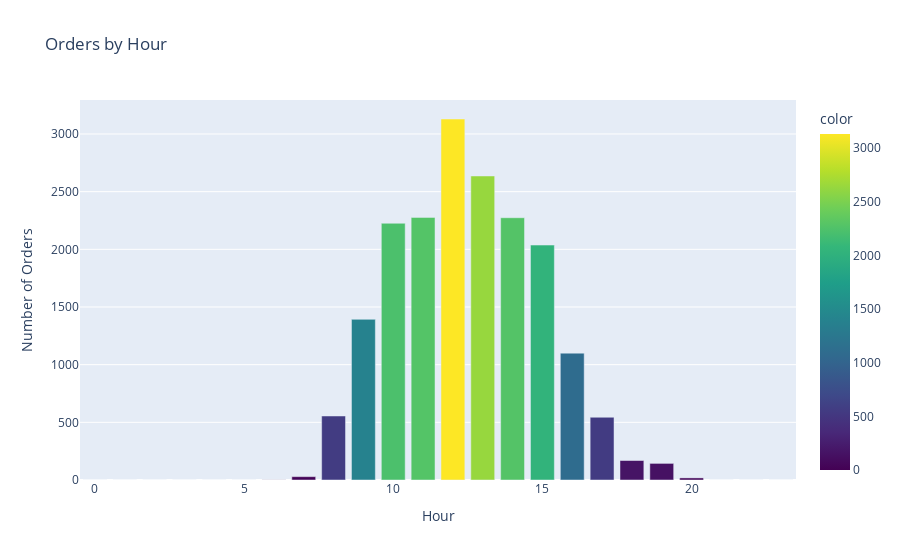

Notebook code cell kept with this figure:
### Markdown cell above
### 5.1.2 Hourly Analysis

### Code cell
hour_count = data_clean.groupby('Hour')['InvoiceNo'].nunique()
hour_count = hour_count.reindex(range(24), fill_value=0)

fig = px.bar(x=hour_count.index, y=hour_count.values,
             title='Orders by Hour',
             labels={'x': 'Hour', 'y': 'Number of Orders'},
             color=hour_count.values, color_continuous_scale='Viridis')
fig.update_layout(showlegend=False)
fig.show()

print(f"Peak Hour: {hour_count.idxmax()}:00 ({hour_count.max():,} orders)")
print(f"Shop Hours: ~7:00 - 20:00")

### Figure 1 — Plotly figure (JSON) as saved in the notebook; plotly's stock layout.template omitted (floating-point values rounded to 4 significant figures)
{"data": [{"alignmentgroup": "True", "hovertemplate": "Hour=%{x}<br>Number of Orders=%{y}<br>color=%{marker.color}<extra></extra>", "legendgroup": "", "marker": {"color": [0, 0, 0, 0, 0, 0, 1, 29, 555, 1393, 2226, 2277, 3130, 2636, 2274, 2037, 1100, 544, 169, 144, 18, 0, 0, 0], "coloraxis": "coloraxis", "pattern": {"shape": ""}}, "name": "", "offsetgroup": "", "orientation": "v", "showlegend": false, "textposition": "auto", "type": "bar", "x": [0, 1, 2, 3, 4, 5, 6, 7, 8, 9, 10, 11, 12, 13, 14, 15, 16, 17, 18, 19, 20, 21, 22, 23], "xaxis": "x", "y": [0, 0, 0, 0, 0, 0, 1, 29, 555, 1393, 2226, 2277, 3130, 2636, 2274, 2037, 1100, 544, 169, 144, 18, 0, 0, 0], "yaxis": "y"}], "layout": {"barmode": "relative", "coloraxis": {"colorbar": {"title": {"text": "color"}}, "colorscale": [[0, "#440154"], [0.1111, "#482878"], [0.2222, "#3e4989"], [0.3333, "#31688e"], [0.4444, "#26828e"], [0.5556, "#1f9e89"], [0.6667, "#35b779"], [0.7778, "#6ece58"], [0.8889, "#b5de2b"], [1, "#fde725"]]}, "legend": {"tracegroupgap": 0}, "showlegend": false, "title": {"text": "Orders by Hour"}, "xaxis": {"anchor": "y", "domain": [0, 1], "title": {"text": "Hour"}}, "yaxis": {"anchor": "x", "domain": [0, 1], "title": {"text": "Number of Orders"}}}}
